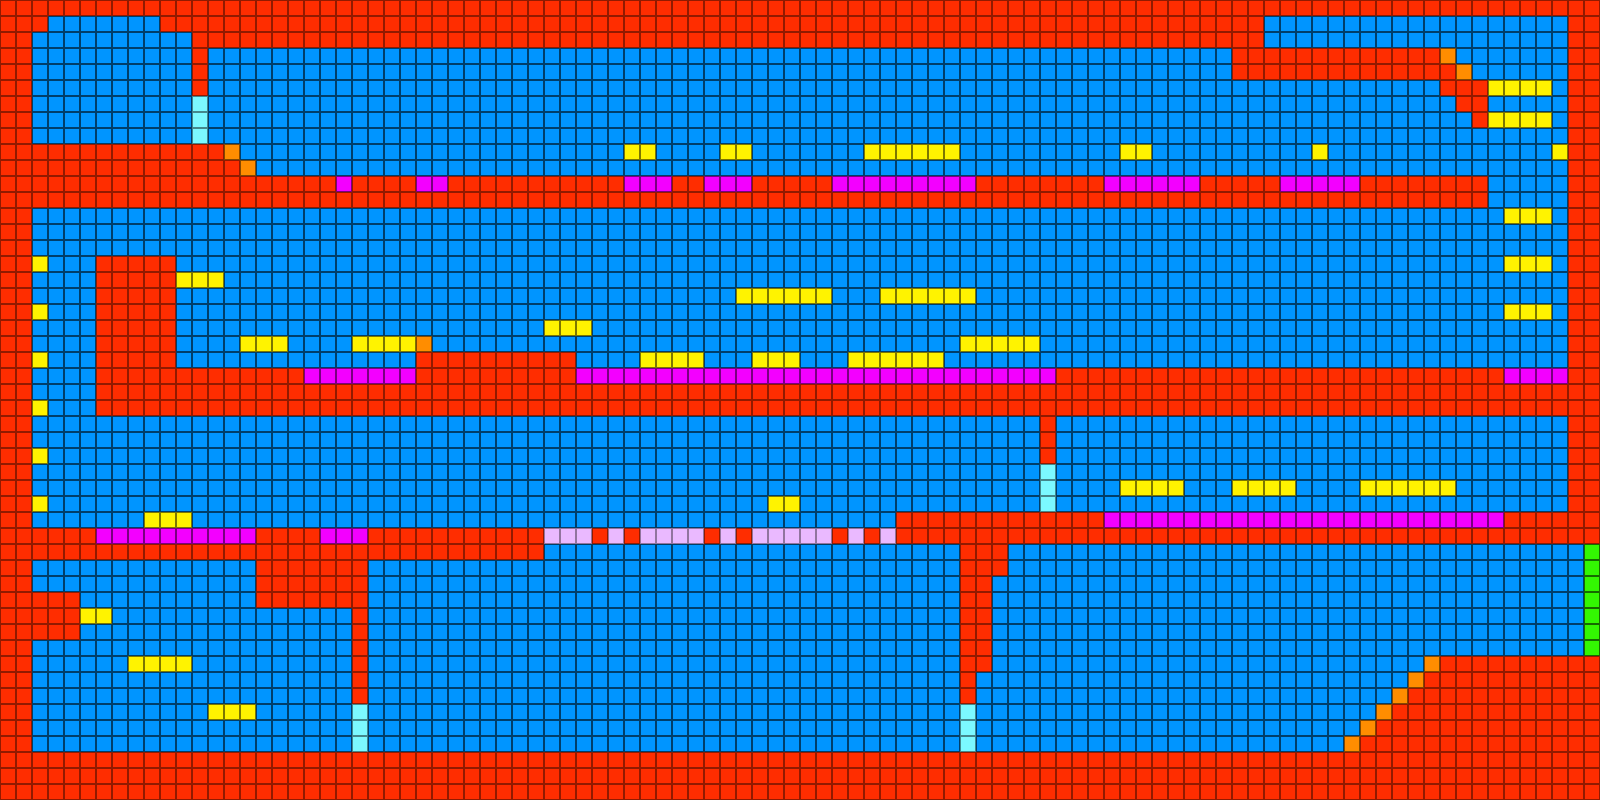

The image is a tile-based game level rendered from a .tmx file. Its description and source (layers, tilesets, objects; grid data summarised) follow:
An orthogonal 100x50 tile map with 16x16 px tiles, 8 tile layers (Fondo, Solido, Semi, pinchos, ...) and 1 object.

<map version="1.10" tiledversion="1.10.2" orientation="orthogonal" renderorder="right-down" width="100" height="50" tilewidth="16" tileheight="16" infinite="0" nextlayerid="10" nextobjectid="2">
 <tileset firstgid="1" name="prueba" tilewidth="16" tileheight="16" tilecount="8040" columns="120">
  <image source="prueba.png" width="1920" height="1080" />
 </tileset>
 <layer id="2" name="Fondo" width="100" height="50">
  <data>[5000 cells, 5000 non-empty, 1 distinct tile ids]</data>
 </layer>
 <layer id="1" name="Solido" width="100" height="50">
  <data>[5000 cells, 1450 non-empty, 1 distinct tile ids]</data>
 </layer>
 <layer id="3" name="Semi" width="100" height="50">
  <data>[5000 cells, 108 non-empty, 1 distinct tile ids]</data>
 </layer>
 <layer id="4" name="pinchos" width="100" height="50">
  <data>[5000 cells, 108 non-empty, 1 distinct tile ids]</data>
 </layer>
 <layer id="5" name="Falso" width="100" height="50">
  <data>[5000 cells, 16 non-empty, 1 distinct tile ids]</data>
 </layer>
 <layer id="6" name="Rompible" width="100" height="50">
  <data>[5000 cells, 12 non-empty, 1 distinct tile ids]</data>
 </layer>
 <layer id="9" name="Meta" width="100" height="50">
  <data>[5000 cells, 7 non-empty, 1 distinct tile ids]</data>
 </layer>
 <layer id="7" name="escaleras" width="100" height="50">
  <data>[5000 cells, 11 non-empty, 1 distinct tile ids]</data>
 </layer>
 <objectgroup id="8" name="Jugador">
  <object id="1" gid="122" x="91.5254" y="141.845" width="16" height="32" />
 </objectgroup>
</map>
